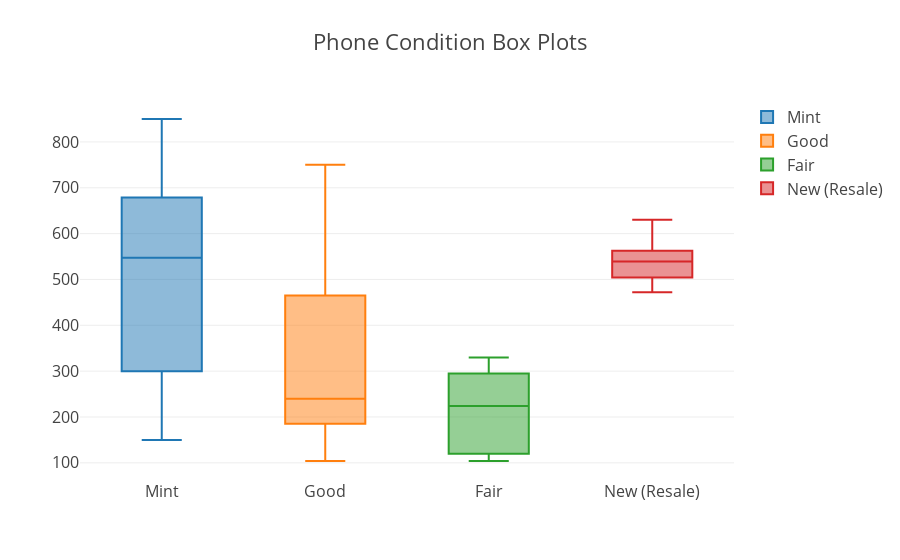

Notebook code cell kept with this figure:
### Code cell
data_box_condition = []
traces_condition, unique_conditions = generate_traces(iphone_df,'Condition')
i = 0
for trace in traces_condition:
    data_box_condition.append(go.Box( y= trace,name=unique_conditions[i]))
    i+=1
iplot({'data':data_box_condition, 'layout':{'title': 'Phone Condition Box Plots',
                          'font': dict(size=16)}}, filename='basic-bar')

### Figure 1 — Plotly figure (JSON) as saved in the notebook; plotly's stock layout.template omitted (floating-point values rounded to 4 significant figures)
{"data": [{"name": "Mint", "type": "box", "uid": "3c7d0446-c696-11e8-a4fc-6a000073fc60", "y": [690, 675, 690, 735, 695, 765, 850, 749, 764, 700, 660, 679, 715, 680, 670, 210, 259, 210, 210, 189, 150, 640, 570, 545, 775, 620, 585, 530, 640, 550, 505, 500, 540, 450, 570, 580, 580, 490, 485, 399, 395, 310, 310, 300, 299, 249, 184, 175, 198, 189]}, {"name": "Good", "type": "box", "uid": "3c7d05b8-c696-11e8-863b-6a000073fc60", "y": [660, 750, 750, 750, 700, 140, 115, 185, 185, 149, 150, 119, 160, 145, 155, 165, 104, 535, 530, 600, 560, 490, 465, 465, 465, 515, 500, 479, 465, 384, 275, 252, 285, 170, 220, 270, 265, 260, 250, 265, 240, 230, 230, 255, 235, 399, 250, 190, 210, 210, 205, 185, 235, 223, 249, 155, 220, 255, 175, 190, 125, 220, 175]}, {"name": "Fair", "type": "box", "uid": "3c7d0676-c696-11e8-89d2-6a000073fc60", "y": [120, 104, 330, 295, 230, 218]}, {"name": "New (Resale)", "type": "box", "uid": "3c7d071e-c696-11e8-a599-6a000073fc60", "y": [630, 515, 540, 472, 539]}], "layout": {"font": {"size": 16}, "title": "Phone Condition Box Plots"}}
